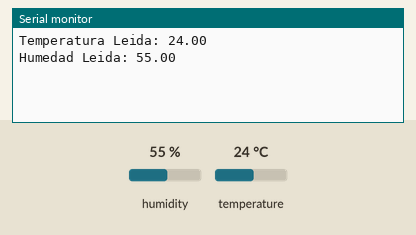
Simulated run of this sketch. Board: Arduino Uno, built with avr-gcc and run on an emulated ATmega328P. Shown: the last lines printed to the serial monitor. The test bench sets the inputs (shaded band); at power-on: humidity 55 %, temperature 24 °C. WiFi joins after 1.5 s; servers stay silent unless stated.

Above: at 18.0 s.
18.1 s: humidity set to 22 %
At 20.8 s:
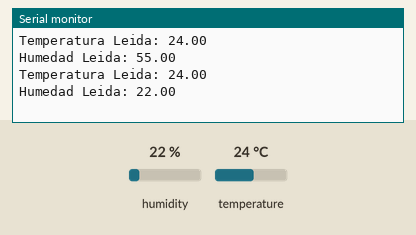
33.3 s: temperature set to 12 °C
At 41.2 s:
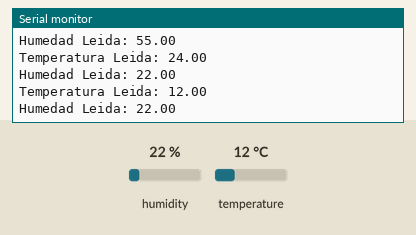
48.5 s: humidity set to 40 %
At 61.7 s:
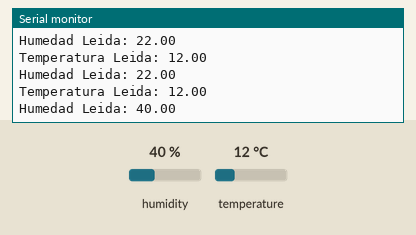
Timing chart, 0 to 63.2 s (numbered marks = the images above; inputs shaded):
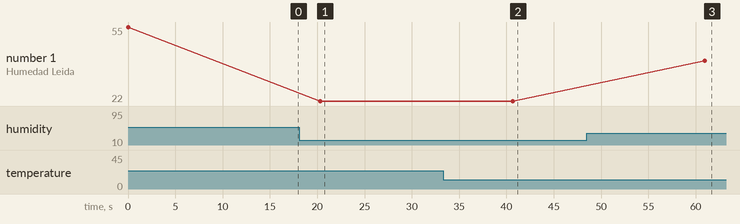

The sketch:

Temp-y-Hum.ino
```cpp
/*
  Write Temperature and humidity from DHT22 probe with a arduino ethernet2 shield connection
  ThingSpeak ( https://www.thingspeak.com ) is an analytic IoT platform service that allows you to aggregate, visualize and
  analyze live data streams in the cloud.
  Based on thingspeak arduino library examples
  by aprendiendoarduino: www.aprendiendoarduino.com
*/

#include "ThingSpeak.h"
#include "dht.h"
#include <SPI.h>
#include <Ethernet2.h>

#define DHT22_PIN 7

byte mac[] = { 0x90, 0xA2, 0xDA, 0x10, 0xB3, 0xBD};
byte ip[] = {10, 22, 72, 31};
byte DNS[] = {8, 8, 8, 8};
byte gateway[] = {10, 22, 72, 1};
byte subnet[] = {255, 255, 255, 0};

EthernetClient client;
dht sondaT;

unsigned long myChannelNumber = 242341;
const char * myWriteAPIKey = "MIAPIKEY";

void setup() {
  Ethernet.begin(mac, ip, DNS, gateway, subnet);
  ThingSpeak.begin(client);
  Serial.begin(9600);
}

void loop() {
  int chk = sondaT.read22(DHT22_PIN);
  if (chk == DHTLIB_OK) {
    float temp = sondaT.temperature;
    float hum = sondaT.humidity;
    Serial.print("Temperatura Leida: ");
    Serial.println(temp);
    Serial.print("Humedad Leida: ");
    Serial.println(hum);
    ThingSpeak.setField(1, temp);
    ThingSpeak.setField(2, hum);
    ThingSpeak.writeFields(myChannelNumber, myWriteAPIKey);
  }
  else {
    Serial.print("Error lectura sonda: ");
    Serial.println(chk);
  }

  delay(20000); // ThingSpeak will only accept updates every 15 seconds.
}
```

Measured:
- after the input at 18.1 s, the serial monitor: prints a new line after 2.2 s (image 1)
- after the input at 33.3 s, the serial monitor: prints a new line after 7.3 s (image 2)
- after the input at 48.5 s, the serial monitor: prints a new line after 12.5 s (image 3)
- plotted number 1: 55 → 22 after the input at 18.1 s, 22 → 40 after the input at 48.5 s
